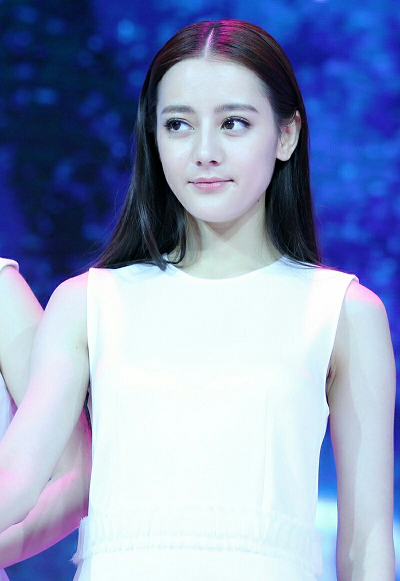
//> input picture images/test.png, 400 x 581 px
$ ./lbp_demo   (built with g++ and OpenCV 4)
//> lines starting //> are read from the running program, lines starting //| are printed output that depends on the picture
#include <opencv2/opencv.hpp>
#include <iostream>
#include "math.h"

using namespace cv;
using namespace std;

Mat src, gray_src;
int current_radius = 3;
int max_count = 20;
void ELBP_Demo(int, void*);
int main(int argc, char** argv) {
	src = imread("D:/vcprojects/images/test.png");
//> src is the input picture: 581 rows x 400 cols, CV_8UC3; mean B, G, R 189.6, 154.2, 139.9
	if (src.empty()) {
		printf("could not load image...\n");
		return -1;
	}
	const char* output_tt = "LBP Result";
	namedWindow("input image", CV_WINDOW_AUTOSIZE);
	namedWindow(output_tt, CV_WINDOW_AUTOSIZE);
	imshow("input image", src);

	// convert to gray
	cvtColor(src, gray_src, COLOR_BGR2GRAY);
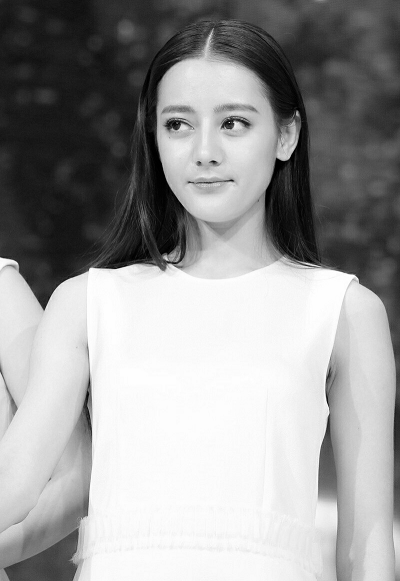
//> gray_src: 581 rows x 400 cols, CV_8UC1; min 0, max 255, mean 153.9
	int width = gray_src.cols;
//> width = 400
	int height = gray_src.rows;
//> height = 581

	// 基本LBP演示
	Mat lbpImage = Mat::zeros(gray_src.rows - 2, gray_src.cols - 2, CV_8UC1);
	for (int row = 1; row < height - 1; row++) {
		for (int col = 1; col < width - 1; col++) {
			uchar c = gray_src.at<uchar>(row, col);
			uchar code = 0;
			code |= (gray_src.at<uchar>(row - 1, col - 1) > c) << 7;
			code |= (gray_src.at<uchar>(row - 1, col) > c) << 6;
			code |= (gray_src.at<uchar>(row - 1, col + 1) > c) << 5;
			code |= (gray_src.at<uchar>(row, col + 1) > c) << 4;
			code |= (gray_src.at<uchar>(row + 1, col + 1) > c) << 3;
			code |= (gray_src.at<uchar>(row + 1, col) > c) << 2;
			code |= (gray_src.at<uchar>(row + 1, col - 1) > c) << 1;
			code |= (gray_src.at<uchar>(row, col - 1) > c) << 0;
			lbpImage.at<uchar>(row - 1, col - 1) = code;
		}
	}
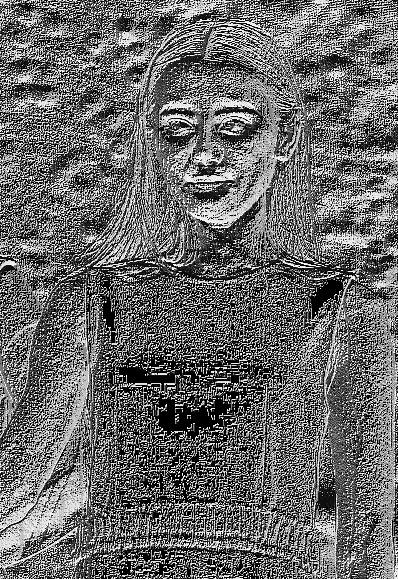
//> lbpImage: 579 rows x 398 cols, CV_8UC1; min 0, max 255, mean 105.9
	imshow(output_tt, lbpImage);

	// ELBP 演示
	namedWindow("ELBP Result", CV_WINDOW_AUTOSIZE);
	createTrackbar("ELBP Radius:", "ELBP Result", &current_radius, max_count, ELBP_Demo);
	ELBP_Demo(0, 0);

	waitKey(0);
	return 0;
}

void ELBP_Demo(int, void*) {
	int offset = current_radius * 2;
	Mat elbpImage = Mat::zeros(gray_src.rows - offset, gray_src.cols - offset, CV_8UC1);
	int width = gray_src.cols;
//> width = 400
	int height = gray_src.rows;
//> height = 581

	int numNeighbors = 8;
	for (int n = 0; n < numNeighbors; n++) {
		float x = static_cast<float>(current_radius) * cos(2.0 * CV_PI*n / static_cast<float>(numNeighbors));
		float y = static_cast<float>(current_radius) * -sin(2.0 * CV_PI*n / static_cast<float>(numNeighbors));

		int fx = static_cast<int>(floor(x));
		int fy = static_cast<int>(floor(y));
		int cx = static_cast<int>(ceil(x));
		int cy = static_cast<int>(ceil(y));

		float ty = y - fy;
		float tx = x - fx;

		float w1 = (1 - tx)*(1 - ty);
		float w2 = tx*(1 - ty);
		float w3 = (1 - tx)* ty;
		float w4 = tx*ty;

		for (int row = current_radius; row < (height - current_radius); row++) {
			for (int col = current_radius; col < (width - current_radius); col++) {
				float t = w1* gray_src.at<uchar>(row + fy, col + fx) + w2* gray_src.at<uchar>(row + fy, col + cx) +
					w3* gray_src.at<uchar>(row + cy, col + fx) + w4* gray_src.at<uchar>(row + cy, col + cx);
				elbpImage.at<uchar>(row- current_radius, col- current_radius) +=
					((t > gray_src.at<uchar>(row, col)) && (abs(t - gray_src.at<uchar>(row, col)) > std::numeric_limits<float>::epsilon())) << n;
			}
		}
	}
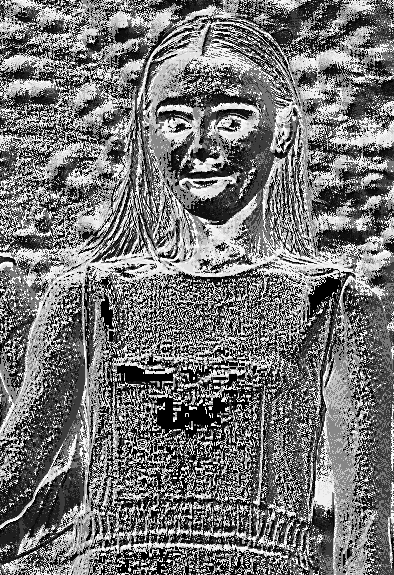
//> elbpImage: 575 rows x 394 cols, CV_8UC1; min 0, max 255, mean 116.8
	imshow("ELBP Result", elbpImage);
	return;
}
